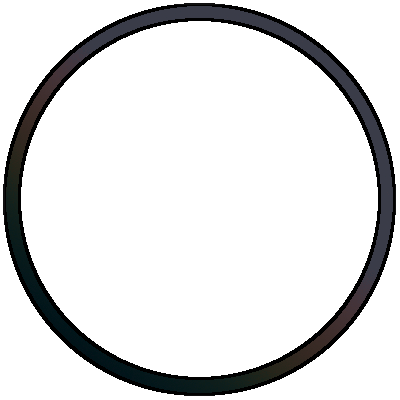
#> input picture Bella/src/ui/elements/frame.png, 400 x 400 px
$ python hue_shift_screen_test.py
#> lines starting #> are read from the running program, lines starting #| are printed output that depends on the picture; after the words box and inside, x2 and y2 are one past the last pixel; in counts of white or black regions, pixels touching at a corner belong together
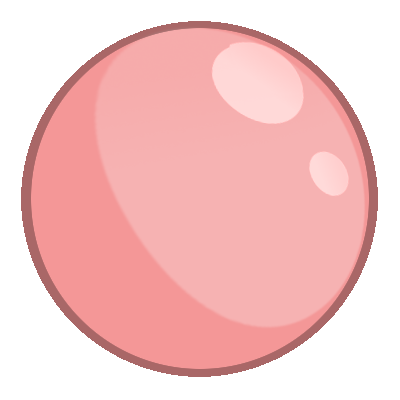
#> input picture Bella/src/ui/elements/screen.png, 400 x 400 px
#!/usr/bin/env python3
"""
Hue-Shifting Screen Overlay Test

This script demonstrates how to apply a continuously shifting hue effect
to the screen.png overlay, creating a dynamic color effect for the voice visualizer.
"""

import os
import sys
import tkinter as tk
from tkinter import ttk
import asyncio
import time
import numpy as np
from PIL import Image, ImageTk
import colorsys
from pathlib import Path

# Add project root to path if needed
sys.path.insert(0, os.path.abspath(os.path.join(os.path.dirname(__file__), '../../../')))


class HueShiftingScreenTest:
    """Test application that shows the hue-shifting screen effect"""

    def __init__(self):
        """Initialize the test application"""
        # Set up main Tkinter window
        self.root = tk.Tk()
        self.root.title("Hue-Shifting Screen Overlay Test")
        self.root.geometry("600x600")
        self.root.configure(bg="#1E1E2E")

        # Element paths
        self.elements_dir = os.path.join(os.path.dirname(os.path.dirname(__file__)), "elements")
        self.screen_img_path = os.path.join(self.elements_dir, "screen.png")
        self.frame_img_path = os.path.join(self.elements_dir, "frame.png")

        # Hue shifting parameters
        self.hue_shift_speed = 0.2  # Full hue cycle per second
        self.hue_shift_enabled = True
        self.hue_min = 0.0
        self.hue_max = 1.0
        self.current_hue = 0.0
        self.saturation_factor = 1.0  # Adjust to control color intensity

        # UI elements
        self.main_frame = ttk.Frame(self.root)
        self.main_frame.pack(fill=tk.BOTH, expand=True, padx=20, pady=20)

        # Canvas for displaying the image
        self.canvas = tk.Canvas(
            self.main_frame,
            width=400,
            height=400,
            bg="black",
            highlightthickness=0
        )
        self.canvas.pack(fill=tk.BOTH, expand=True)

        # Image containers
        self.base_image = None
        self.screen_image = None
        self.current_display_image = None
        self.tk_image = None
        self.image_id = None

        # Controls frame
        self.controls_frame = ttk.Frame(self.root)
        self.controls_frame.pack(fill=tk.X, padx=20, pady=10)

        # Speed slider
        ttk.Label(self.controls_frame, text="Hue Shift Speed:").pack(anchor=tk.W)
        self.speed_var = tk.DoubleVar(value=self.hue_shift_speed)
        self.speed_slider = ttk.Scale(
            self.controls_frame,
            from_=0.0,
            to=2.0,
            orient=tk.HORIZONTAL,
            variable=self.speed_var,
            command=self.on_speed_change
        )
        self.speed_slider.pack(fill=tk.X, pady=5)

        # Saturation slider
        ttk.Label(self.controls_frame, text="Color Saturation:").pack(anchor=tk.W)
        self.saturation_var = tk.DoubleVar(value=self.saturation_factor)
        self.saturation_slider = ttk.Scale(
            self.controls_frame,
            from_=0.0,
            to=2.0,
            orient=tk.HORIZONTAL,
            variable=self.saturation_var,
            command=self.on_saturation_change
        )
        self.saturation_slider.pack(fill=tk.X, pady=5)

        # Toggle button
        self.toggle_button = ttk.Button(
            self.controls_frame,
            text="Disable Hue Shift",
            command=self.toggle_hue_shift
        )
        self.toggle_button.pack(anchor=tk.W, pady=5)

        # Status label
        self.status_var = tk.StringVar(value="Initializing...")
        self.status_label = ttk.Label(
            self.controls_frame,
            textvariable=self.status_var
        )
        self.status_label.pack(anchor=tk.W, pady=5)

    def on_speed_change(self, event=None):
        """Handle speed slider changes"""
        self.hue_shift_speed = self.speed_var.get()
        self.status_var.set(f"Hue shift speed: {self.hue_shift_speed:.2f} cycles per second")

    def on_saturation_change(self, event=None):
        """Handle saturation slider changes"""
        self.saturation_factor = self.saturation_var.get()
        self.status_var.set(f"Color saturation: {self.saturation_factor:.2f}")

    def toggle_hue_shift(self):
        """Toggle hue shifting on/off"""
        self.hue_shift_enabled = not self.hue_shift_enabled
        if self.hue_shift_enabled:
            self.toggle_button.configure(text="Disable Hue Shift")
            self.status_var.set("Hue shifting enabled")
        else:
            self.toggle_button.configure(text="Enable Hue Shift")
            self.status_var.set("Hue shifting disabled")

    async def initialize(self):
        """Load and prepare the images"""
        try:
            # Load the base frame image
            if os.path.exists(self.frame_img_path):
                self.base_image = Image.open(self.frame_img_path).convert("RGBA")
                self.status_var.set("Loaded frame image")
            else:
                # Create a default black background with the same size as the screen
                self.screen_image = Image.open(self.screen_img_path).convert("RGBA")
                self.base_image = Image.new("RGBA", self.screen_image.size, (0, 0, 0, 255))
                self.status_var.set("Created default black background")

            # Load the screen overlay image
            if os.path.exists(self.screen_img_path):
                self.screen_image = Image.open(self.screen_img_path).convert("RGBA")
                self.status_var.set("Loaded screen overlay image")
            else:
                self.status_var.set("Error: Screen image not found")
                return False

            # Resize canvas to match image size
            self.canvas.config(width=self.base_image.width, height=self.base_image.height)

            # Initial display
            await self.update_hue_shifted_image()
            return True

        except Exception as e:
            self.status_var.set(f"Error initializing: {e}")
            return False

    def apply_hue_shift(self, image, hue_value):
        """
        Apply a hue shift to the given image

        Args:
            image: PIL Image in RGBA format
            hue_value: New hue value (0-1)

        Returns:
            PIL Image with shifted hue
        """
#> called with hue_value = 0
        # Convert to numpy array
        img_arr = np.array(image, dtype=np.float32) / 255.0

        # Extract RGB and alpha channels
        r, g, b, a = img_arr[:, :, 0], img_arr[:, :, 1], img_arr[:, :, 2], img_arr[:, :, 3]
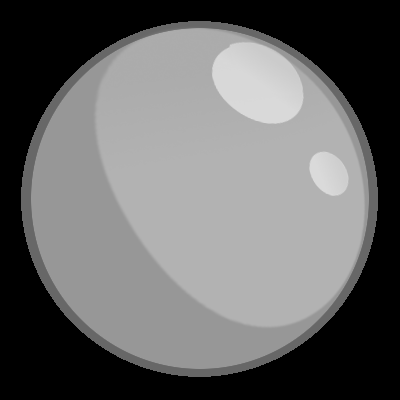
#> g: shape (400, 400) float32; min 0, max 0.855, mean 0.401
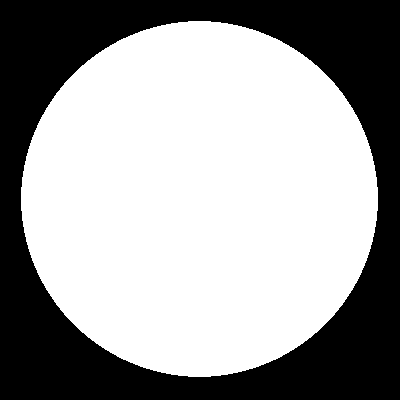
#> a: shape (400, 400) float32; values 0 (black) and 1 (white), 62.1% white; 1 black region, box (x1, y1, x2, y2) and area: (0, 0, 400, 400) 60640

        # Find non-transparent pixels
        mask = a > 0.1

        # Create output array
        output = np.zeros_like(img_arr)
        output[:, :, 3] = a  # Preserve alpha
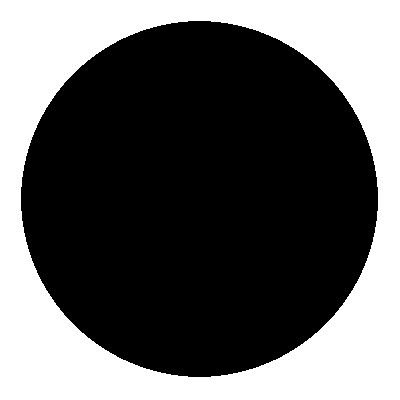
#> output: shape (400, 400, 4) float32; mean of channels 0, 1, 2, 3 0, 0, 0, 0.621; transparent parts drawn white

        # Only process non-transparent pixels
        if np.any(mask):
            # Convert RGB to HSV
            h, s, v = np.zeros_like(r[mask]), np.zeros_like(r[mask]), np.zeros_like(r[mask])

            # Process in small batches to avoid memory issues
            for i, (ri, gi, bi) in enumerate(zip(r[mask].flat, g[mask].flat, b[mask].flat)):
                hi, si, vi = colorsys.rgb_to_hsv(ri, gi, bi)
                h.flat[i], s.flat[i], v.flat[i] = hi, si, vi

            # Shift hue and adjust saturation
            h = (h + hue_value) % 1.0
            s = np.clip(s * self.saturation_factor, 0, 1)

            # Convert back to RGB
            new_r, new_g, new_b = np.zeros_like(h), np.zeros_like(h), np.zeros_like(h)
            for i, (hi, si, vi) in enumerate(zip(h.flat, s.flat, v.flat)):
                ri, gi, bi = colorsys.hsv_to_rgb(hi, si, vi)
                new_r.flat[i], new_g.flat[i], new_b.flat[i] = ri, gi, bi

            # Copy back to output
            output_flat = output[mask]
            output_flat[:, 0], output_flat[:, 1], output_flat[:, 2] = new_r, new_g, new_b
            output[mask] = output_flat

        # Convert back to uint8
        output = (output * 255).astype(np.uint8)
        return Image.fromarray(output, 'RGBA')

    def composite_images(self, base, overlay):
        """
        Composite the base image with the overlay using overlay blend mode

        Args:
            base: Base PIL Image
            overlay: Overlay PIL Image with hue shift applied

        Returns:
            Composited PIL Image
        """
        # For now, just use alpha compositing
        # A more complex blend mode could be implemented here
        return Image.alpha_composite(base, overlay)

    async def update_hue_shifted_image(self):
        """Update the displayed image with the current hue shift value"""
        start_time = time.time()

        # Apply hue shift to screen overlay if enabled
        if self.hue_shift_enabled:
            hue_shifted_screen = self.apply_hue_shift(self.screen_image, self.current_hue)
        else:
            hue_shifted_screen = self.screen_image

        # Composite with base image
        self.current_display_image = self.composite_images(
            self.base_image.copy(), hue_shifted_screen
        )

        # Convert to Tkinter PhotoImage and display
        self.tk_image = ImageTk.PhotoImage(self.current_display_image)
        if self.image_id is None:
            self.image_id = self.canvas.create_image(
                self.current_display_image.width // 2,
                self.current_display_image.height // 2,
                image=self.tk_image
            )
        else:
            self.canvas.itemconfig(self.image_id, image=self.tk_image)

        # Update frame rate in status if it took significant time
        process_time = time.time() - start_time
        if process_time > 0.05:  # Only show if processing takes >50ms
            fps = 1.0 / process_time
            self.status_var.set(f"Frame rate: {fps:.1f} FPS")

    async def animation_loop(self):
        """Main animation loop for hue shifting"""
        start_time = time.time()

        while True:
            # Calculate current hue based on time
            if self.hue_shift_enabled:
                elapsed_time = time.time() - start_time
                self.current_hue = (elapsed_time * self.hue_shift_speed) % 1.0

            # Update the image
            await self.update_hue_shifted_image()

            # Sleep to maintain reasonable frame rate
            await asyncio.sleep(1/30)  # Target 30 FPS

    async def run(self):
        """Run the test application"""
        # Initialize images
        success = await self.initialize()
        if not success:
            self.status_var.set("Failed to initialize images")
            return

        # Start animation loop
        animation_task = asyncio.create_task(self.animation_loop())

        # Set up tkinter event loop integration with asyncio
        async def update_tkinter():
            try:
                while True:
                    self.root.update()
                    await asyncio.sleep(0.01)  # ~100 updates per second
            except tk.TclError:
                # Window was closed
                animation_task.cancel()

        # Run the tkinter update loop
        await update_tkinter()


async def main():
    """Main entry point"""
    app = HueShiftingScreenTest()
    await app.run()


if __name__ == "__main__":
    asyncio.run(main())
#> in composite_images (call 11), `return Image.alpha_composite(base, overlay)`:
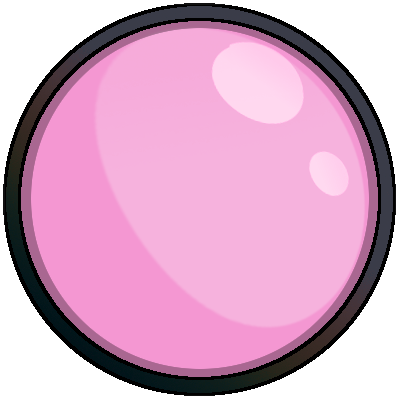
#> returned value: PIL image 400x400 RGBA; mean R, G, B, A 151.9, 106, 135.6, 194.2; transparent parts drawn white
#> in composite_images (call 12), `return Image.alpha_composite(base, overlay)`:
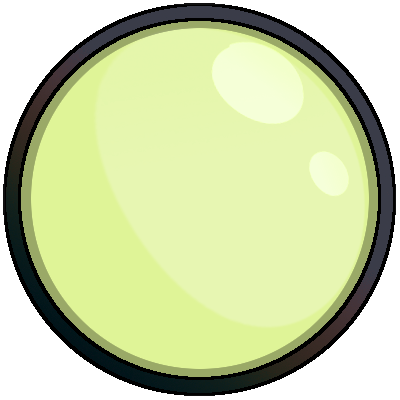
#> returned value: PIL image 400x400 RGBA; mean R, G, B, A 141.5, 152.3, 106.4, 194.2; transparent parts drawn white
#> in composite_images (call 13), `return Image.alpha_composite(base, overlay)`:
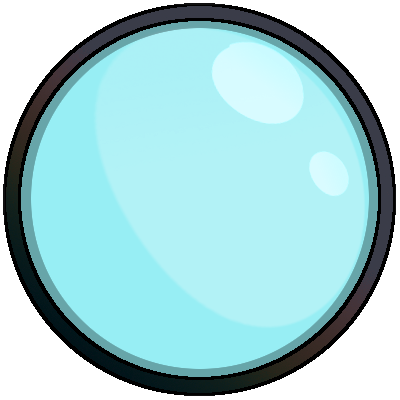
#> returned value: PIL image 400x400 RGBA; mean R, G, B, A 105.7, 149.3, 152.7, 194.2; transparent parts drawn white
#> (the run stopped early here; a loop or call above may not have finished)
